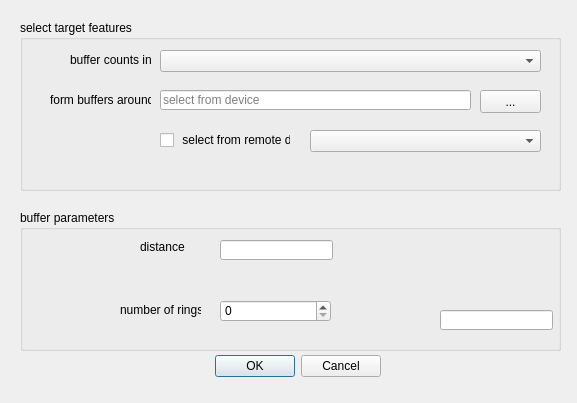
<?xml version="1.0" encoding="UTF-8"?>
<ui version="4.0">
 <class>BufferingClassDialogBase</class>
 <widget class="QDialog" name="BufferingClassDialogBase">
  <property name="geometry">
   <rect>
    <x>0</x>
    <y>0</y>
    <width>577</width>
    <height>403</height>
   </rect>
  </property>
  <property name="windowTitle">
   <string>GeoBuffers</string>
  </property>
  <widget class="QDialogButtonBox" name="button_box">
   <property name="geometry">
    <rect>
     <x>40</x>
     <y>350</y>
     <width>341</width>
     <height>32</height>
    </rect>
   </property>
   <property name="orientation">
    <enum>Qt::Horizontal</enum>
   </property>
   <property name="standardButtons">
    <set>QDialogButtonBox::Cancel|QDialogButtonBox::Ok</set>
   </property>
  </widget>
  <widget class="QGroupBox" name="groupBox">
   <property name="geometry">
    <rect>
     <x>20</x>
     <y>20</y>
     <width>541</width>
     <height>171</height>
    </rect>
   </property>
   <property name="title">
    <string>select target features</string>
   </property>
   <widget class="QLabel" name="label_2">
    <property name="geometry">
     <rect>
      <x>30</x>
      <y>70</y>
      <width>101</width>
      <height>20</height>
     </rect>
    </property>
    <property name="text">
     <string>form buffers around</string>
    </property>
   </widget>
   <widget class="QLabel" name="label">
    <property name="geometry">
     <rect>
      <x>50</x>
      <y>30</y>
      <width>81</width>
      <height>20</height>
     </rect>
    </property>
    <property name="text">
     <string>buffer counts in</string>
    </property>
   </widget>
   <widget class="QComboBox" name="comboBox">
    <property name="geometry">
     <rect>
      <x>140</x>
      <y>30</y>
      <width>381</width>
      <height>22</height>
     </rect>
    </property>
   </widget>
   <widget class="QLineEdit" name="lineEdit">
    <property name="geometry">
     <rect>
      <x>140</x>
      <y>70</y>
      <width>311</width>
      <height>20</height>
     </rect>
    </property>
    <property name="placeholderText">
     <string>select from device</string>
    </property>
   </widget>
   <widget class="QPushButton" name="pushButton">
    <property name="geometry">
     <rect>
      <x>460</x>
      <y>70</y>
      <width>61</width>
      <height>23</height>
     </rect>
    </property>
    <property name="text">
     <string>...</string>
    </property>
   </widget>
   <widget class="QComboBox" name="comboBox_2">
    <property name="geometry">
     <rect>
      <x>290</x>
      <y>110</y>
      <width>231</width>
      <height>22</height>
     </rect>
    </property>
    <property name="placeholderText">
     <string/>
    </property>
   </widget>
   <widget class="QCheckBox" name="checkBox">
    <property name="geometry">
     <rect>
      <x>140</x>
      <y>110</y>
      <width>131</width>
      <height>20</height>
     </rect>
    </property>
    <property name="text">
     <string> select from remote db</string>
    </property>
   </widget>
  </widget>
  <widget class="QGroupBox" name="groupBox_2">
   <property name="geometry">
    <rect>
     <x>20</x>
     <y>210</y>
     <width>541</width>
     <height>141</height>
    </rect>
   </property>
   <property name="title">
    <string>buffer parameters</string>
   </property>
   <widget class="QLineEdit" name="lineEdit_2">
    <property name="geometry">
     <rect>
      <x>200</x>
      <y>30</y>
      <width>113</width>
      <height>20</height>
     </rect>
    </property>
   </widget>
   <widget class="QLineEdit" name="lineEdit_3">
    <property name="geometry">
     <rect>
      <x>420</x>
      <y>100</y>
      <width>113</width>
      <height>20</height>
     </rect>
    </property>
   </widget>
   <widget class="QLabel" name="label_3">
    <property name="geometry">
     <rect>
      <x>120</x>
      <y>30</y>
      <width>47</width>
      <height>13</height>
     </rect>
    </property>
    <property name="text">
     <string>distance</string>
    </property>
   </widget>
   <widget class="QLabel" name="label_4">
    <property name="geometry">
     <rect>
      <x>100</x>
      <y>90</y>
      <width>81</width>
      <height>20</height>
     </rect>
    </property>
    <property name="text">
     <string>number of rings</string>
    </property>
   </widget>
   <widget class="QSpinBox" name="spinBox">
    <property name="geometry">
     <rect>
      <x>200</x>
      <y>90</y>
      <width>111</width>
      <height>22</height>
     </rect>
    </property>
   </widget>
  </widget>
  <zorder>groupBox_2</zorder>
  <zorder>groupBox</zorder>
  <zorder>button_box</zorder>
 </widget>
 <resources/>
 <connections>
  <connection>
   <sender>button_box</sender>
   <signal>accepted()</signal>
   <receiver>BufferingClassDialogBase</receiver>
   <slot>accept()</slot>
   <hints>
    <hint type="sourcelabel">
     <x>20</x>
     <y>20</y>
    </hint>
    <hint type="destinationlabel">
     <x>20</x>
     <y>20</y>
    </hint>
   </hints>
  </connection>
  <connection>
   <sender>button_box</sender>
   <signal>rejected()</signal>
   <receiver>BufferingClassDialogBase</receiver>
   <slot>reject()</slot>
   <hints>
    <hint type="sourcelabel">
     <x>20</x>
     <y>20</y>
    </hint>
    <hint type="destinationlabel">
     <x>20</x>
     <y>20</y>
    </hint>
   </hints>
  </connection>
 </connections>
</ui>
